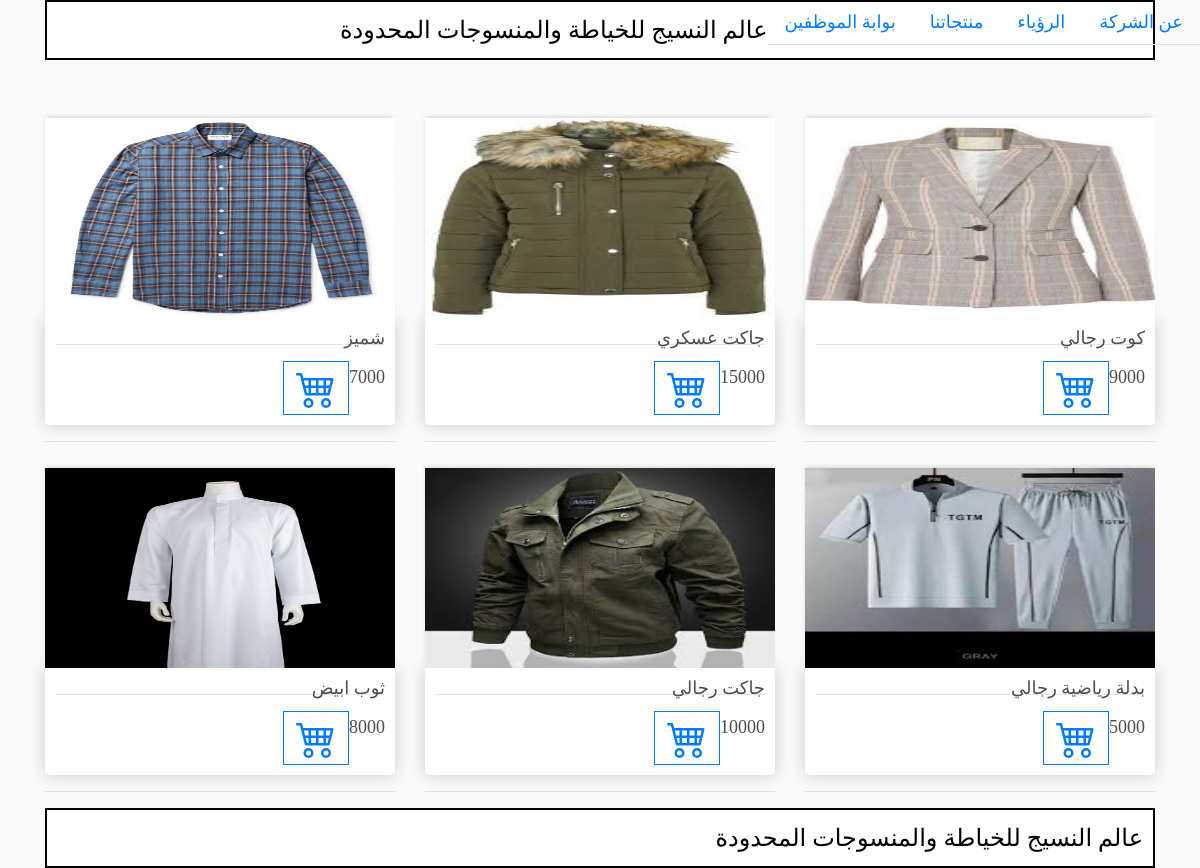
The page / on the database its author committed.
### markt/models.py (models this page shows, shortened)
class prodect(models.Model):
	name=models.CharField(max_length=100)
	price=models.IntegerField(default=0,blank=True)
	img_trhl=models.ImageField(upload_to='images/',null=True, blank=True)
	sanf=models.ForeignKey(Sanf,null=True, blank=True,on_delete=models.CASCADE)
	class Meta:
	 	permissions = (
            ("can_add_prodect", "can_view_prodect"),
        )

### markt/views.py (the view)
# urls.py: path('',views.store, name='store'),
def store(request):
	store=prodect.objects.all()
	context={'store':store}
	return render(request,'markt/store.html',context)

### markt/templates/markt/store.html (shortened to what this page needs)
{% extends  'markt/main.html' %}
{% load static %}
{% load bootstrap4 %}
{% block content %}
<div class="row">
  {% for product in store reversed %}
    <div class="col-lg-4" dir="rtl">
      <img class="thumbnail" src="{{product.img_trhl.url}}">
      <div class="box-element product">
        <h6 style="display:inline-block; float:right"><font size="+1.5" style="font-family: Noto Kufi Arabic Medium;">
{{product.name}}</font></h6>
        <hr>
        <a class="btn btn-outline-primary" href="{% url 'markt:show_prodect' product.id  %}"></a>
        <h4 style="display:inline-block; float:right"><font size="+1.5" style="font-family: Noto Kufi Arabic Medium;">
{{product.price}}</font></h4>
      </div>
      <hr>
    </div>
  {% endfor %}
</div>
{% endblock content %}

### markt/templates/markt/main.html (shortened to what this page needs)
<!DOCTYPE html>
{% load static %}
<html>
<head>
       <link  rel="stylesheet" href="https://stackpath.bootstrapcdn.com/bootstrap/4.4.1/css/bootstrap.min.css"
>
  <link rel="stylesheet" type="text/css" href="{% static 'css/main.css' %}">
<link rel="stylesheet" href="https://cdnjs.cloudflare.com/ajax/libs/font-awesome/5.15.4/css/all.min.css">
</head>
<body>
  <ul class="nav nav-tabs" id="myTab" role="tablist"  style="float:right">
      <li class="nav-item ">
        <a class="nav-link" id="contact-tab"  role="tab"  href="{% url 'markt:interface_employ' %}" ><font size="+1.5" style="font-family: Noto Kufi Arabic Medium;">
بوابة الموظفين  </font></a>
      </li>
      <li class="nav-item">
        <a class="nav-link" id="contact-tab" href="{% url 'markt:prodact_company'  %}"><font size="+1.5" style="font-family: Noto Kufi Arabic Medium;">منتجاتنا </font></a>
      </li>
        <li class="nav-item ">
        <a class="nav-link" id="contact-tab" data-toggle="tab"  role="tab" aria-controls="contact" aria-selected="false" href="#"><font size="+1.5" style="font-family: Noto Kufi Arabic Medium;">الرؤياء       </font></a>
      </li>
      <li class="nav-item">
        <a class="nav-link" id="contact-tab"  href="{% url 'markt:company' %} "><font size="+1.5" style="font-family: Noto Kufi Arabic Medium;">عن الشركة  </font></a>
      </li>
    </ul>
     <div class="container" align="right">
           <marquee style="font-size: 24px; color: #000;   font-family: Noto Kufi Arabic Medium; background-color: #fff; direction: rtl; border: 2px solid #000; padding: 10px; text-shadow: 0px 0px 8px rgba(255, 255, 255, 0.8);" behavior="alternate" direction="left" onmouseover="this.stop();" onmouseout="this.start();">عالم النسيج للخياطة والمنسوجات المحدودة</marquee>
<br>
<br>
            {% block content %}
            {% endblock content %}
    <marquee style="font-size: 24px; color: #000;   font-family: Noto Kufi Arabic Medium; background-color: #fff; direction: rtl; border: 2px solid #000; padding: 10px; text-shadow: 0px 0px 8px rgba(255, 255, 255, 0.8);" behavior="alternate" direction="left" onmouseover="this.stop();" onmouseout="this.start();">عالم النسيج للخياطة والمنسوجات المحدودة</marquee>
         </div>
</body>
</html>

### static/css/main.css (style rules this page uses)
body { background-color: hsl(0, 0%, 98%); }
h1,h2,h3,h4,h5,h6 { color:hsl(0, 0%, 30%); }
.box-element { box-shadow:hsl(0, 0%, 80%) 0 0 16px; background-color: #fff; border-radius: 4px; padding: 10px; }
.thumbnail { width: 100%; height: 200px; -webkit-box-shadow: -1px -3px 5px -2px rgba(214,214,214,1); -moz-box-shadow: -1px -3px 5px -2px rgba(214,214,214,1); box-shadow: -1px -3px 5px -2px rgba(214,214,214,1); }
.product { border-radius: 0 0 4px 4px; }
.col-lg-4, .col-lg-6, .col-lg-8, .col-lg-12 { margin-top: 10px; }
.btn { border-radius: 0; }

### markt/templates/markt/main.html (style rules this page uses)
body { background-color: hsl(0, 0%, 98%); }
h1,h2,h3,h4,h5,h6 { color:hsl(0, 0%, 30%); }
.box-element { box-shadow:hsl(0, 0%, 80%) 0 0 16px; background-color: #fff; border-radius: 4px; padding: 10px; }
.thumbnail { width: 100%; height: 200px; -webkit-box-shadow: -1px -3px 5px -2px rgba(214,214,214,1); -moz-box-shadow: -1px -3px 5px -2px rgba(214,214,214,1); box-shadow: -1px -3px 5px -2px rgba(214,214,214,1); }
.product { border-radius: 0 0 4px 4px; }
.col-lg-4, .col-lg-6, .col-lg-8, .col-lg-12 { margin-top: 10px; }
.btn { border-radius: 0; }

### rows shown on the page
prodect: img_trhl (picture), name "شميز", price "7000"
prodect: img_trhl (picture), name "جاكت عسكري", price "15000"
prodect: img_trhl (picture), name "كوت رجالي", price "9000"
prodect: img_trhl (picture), name "ثوب ابيض", price "8000"
prodect: img_trhl (picture), name "جاكت رجالي", price "10000"
prodect: img_trhl (picture), name "بدلة رياضية رجالي", price "5000"
